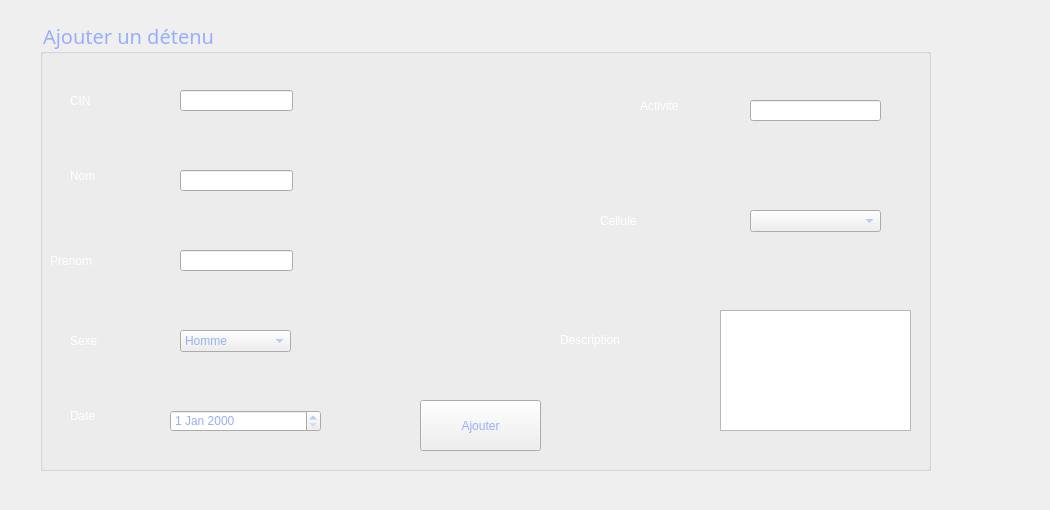
        <widget class="QWidget" name="tab_7">
         <attribute name="title">
          <string>Ajouter</string>
         </attribute>
         <widget class="QLabel" name="label_86">
          <property name="geometry">
           <rect>
            <x>-10</x>
            <y>-10</y>
            <width>1041</width>
            <height>501</height>
           </rect>
          </property>
          <property name="styleSheet">
           <string notr="true">background-image: url(:/16.jpg);</string>
          </property>
          <property name="text">
           <string/>
          </property>
         </widget>
         <widget class="QGroupBox" name="groupBox_20">
          <property name="geometry">
           <rect>
            <x>40</x>
            <y>20</y>
            <width>891</width>
            <height>451</height>
           </rect>
          </property>
          <property name="font">
           <font>
            <family>Rockwell</family>
            <pointsize>15</pointsize>
            <weight>50</weight>
            <italic>false</italic>
            <bold>false</bold>
           </font>
          </property>
          <property name="layoutDirection">
           <enum>Qt::LeftToRight</enum>
          </property>
          <property name="styleSheet">
           <string notr="true">color:rgb(152, 174, 255)</string>
          </property>
          <property name="title">
           <string>Ajouter un détenu</string>
          </property>
          <widget class="QLabel" name="label_147">
           <property name="geometry">
            <rect>
             <x>168</x>
             <y>318</y>
             <width>2101</width>
             <height>2211</height>
            </rect>
           </property>
           <property name="text">
            <string/>
           </property>
           <property name="pixmap">
            <pixmap>../../smartshop2A18-gestion-employ-scong-s/Documents/temp/macaron.jpg</pixmap>
           </property>
          </widget>
          <widget class="QLabel" name="label_31">
           <property name="geometry">
            <rect>
             <x>30</x>
             <y>70</y>
             <width>61</width>
             <height>21</height>
            </rect>
           </property>
           <property name="styleSheet">
            <string notr="true">color: rgb(255, 255, 255);</string>
           </property>
           <property name="text">
            <string>CIN</string>
           </property>
          </widget>
          <widget class="QLineEdit" name="le_cin">
           <property name="geometry">
            <rect>
             <x>140</x>
             <y>70</y>
             <width>113</width>
             <height>21</height>
            </rect>
           </property>
          </widget>
          <widget class="QLabel" name="label_32">
           <property name="geometry">
            <rect>
             <x>30</x>
             <y>140</y>
             <width>61</width>
             <height>31</height>
            </rect>
           </property>
           <property name="styleSheet">
            <string notr="true">color: rgb(255, 255, 255);</string>
           </property>
           <property name="text">
            <string>Nom</string>
           </property>
          </widget>
          <widget class="QLineEdit" name="le_noom">
           <property name="geometry">
            <rect>
             <x>140</x>
             <y>150</y>
             <width>113</width>
             <height>21</height>
            </rect>
           </property>
          </widget>
          <widget class="QLabel" name="label_57">
           <property name="geometry">
            <rect>
             <x>10</x>
             <y>230</y>
             <width>111</width>
             <height>21</height>
            </rect>
           </property>
           <property name="styleSheet">
            <string notr="true">color: rgb(255, 255, 255);</string>
           </property>
           <property name="text">
            <string>Prenom</string>
           </property>
          </widget>
          <widget class="QLineEdit" name="le_prenom">
           <property name="geometry">
            <rect>
             <x>140</x>
             <y>230</y>
             <width>113</width>
             <height>21</height>
            </rect>
           </property>
          </widget>
          <widget class="QLabel" name="label_59">
           <property name="geometry">
            <rect>
             <x>30</x>
             <y>310</y>
             <width>61</width>
             <height>21</height>
            </rect>
           </property>
           <property name="styleSheet">
            <string notr="true">color: rgb(255, 255, 255);</string>
           </property>
           <property name="text">
            <string>Sexe</string>
           </property>
          </widget>
          <widget class="QComboBox" name="cb_sexe">
           <property name="geometry">
            <rect>
             <x>140</x>
             <y>310</y>
             <width>111</width>
             <height>22</height>
            </rect>
           </property>
           <item>
            <property name="text">
             <string>Homme</string>
            </property>
           </item>
           <item>
            <property name="text">
             <string>Femme</string>
            </property>
           </item>
          </widget>
          <widget class="QLabel" name="label_58">
           <property name="geometry">
            <rect>
             <x>30</x>
             <y>380</y>
             <width>71</width>
             <height>31</height>
            </rect>
           </property>
           <property name="styleSheet">
            <string notr="true">color: rgb(255, 255, 255);</string>
           </property>
           <property name="text">
            <string>Date</string>
           </property>
          </widget>
          <widget class="QDateEdit" name="de_">
           <property name="geometry">
            <rect>
             <x>130</x>
             <y>390</y>
             <width>151</width>
             <height>22</height>
            </rect>
           </property>
          </widget>
          <widget class="QPushButton" name="pushButton_19">
           <property name="geometry">
            <rect>
             <x>380</x>
             <y>380</y>
             <width>121</width>
             <height>51</height>
            </rect>
           </property>
           <property name="text">
            <string>Ajouter</string>
           </property>
          </widget>
          <widget class="QLabel" name="label_60">
           <property name="geometry">
            <rect>
             <x>600</x>
             <y>70</y>
             <width>91</width>
             <height>31</height>
            </rect>
           </property>
           <property name="styleSheet">
            <string notr="true">color: rgb(255, 255, 255);</string>
           </property>
           <property name="text">
            <string>Activite</string>
           </property>
          </widget>
          <widget class="QLineEdit" name="le_activite">
           <property name="geometry">
            <rect>
             <x>710</x>
             <y>80</y>
             <width>131</width>
             <height>21</height>
            </rect>
           </property>
          </widget>
          <widget class="QLabel" name="label_62">
           <property name="geometry">
            <rect>
             <x>560</x>
             <y>190</y>
             <width>101</width>
             <height>21</height>
            </rect>
           </property>
           <property name="styleSheet">
            <string notr="true">color: rgb(255, 255, 255);</string>
           </property>
           <property name="text">
            <string>Cellule</string>
           </property>
          </widget>
          <widget class="QComboBox" name="cb_cell">
           <property name="geometry">
            <rect>
             <x>710</x>
             <y>190</y>
             <width>131</width>
             <height>22</height>
            </rect>
           </property>
          </widget>
          <widget class="QLabel" name="label_61">
           <property name="geometry">
            <rect>
             <x>520</x>
             <y>310</y>
             <width>141</width>
             <height>20</height>
            </rect>
           </property>
           <property name="styleSheet">
            <string notr="true">color: rgb(255, 255, 255);</string>
           </property>
           <property name="text">
            <string>Description</string>
           </property>
          </widget>
          <widget class="QTextEdit" name="te_">
           <property name="geometry">
            <rect>
             <x>680</x>
             <y>290</y>
             <width>191</width>
             <height>121</height>
            </rect>
           </property>
          </widget>
         </widget>
        </widget>
